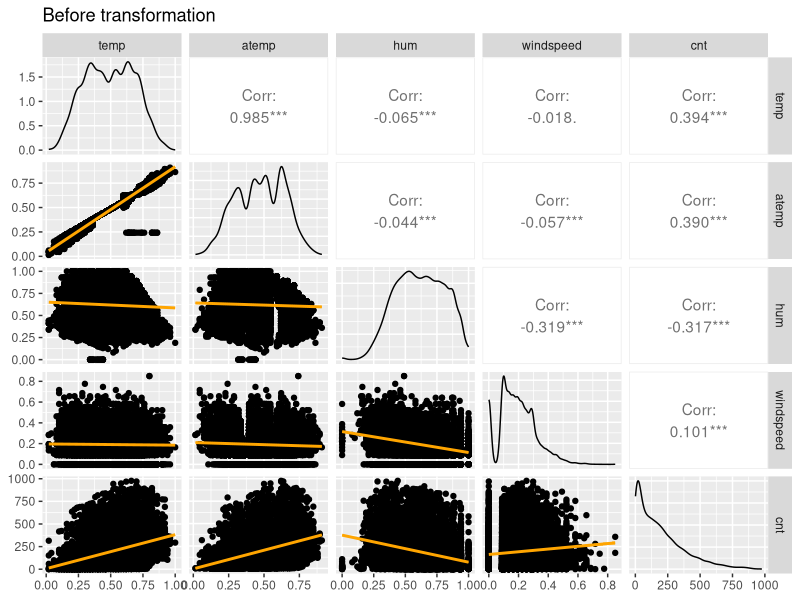
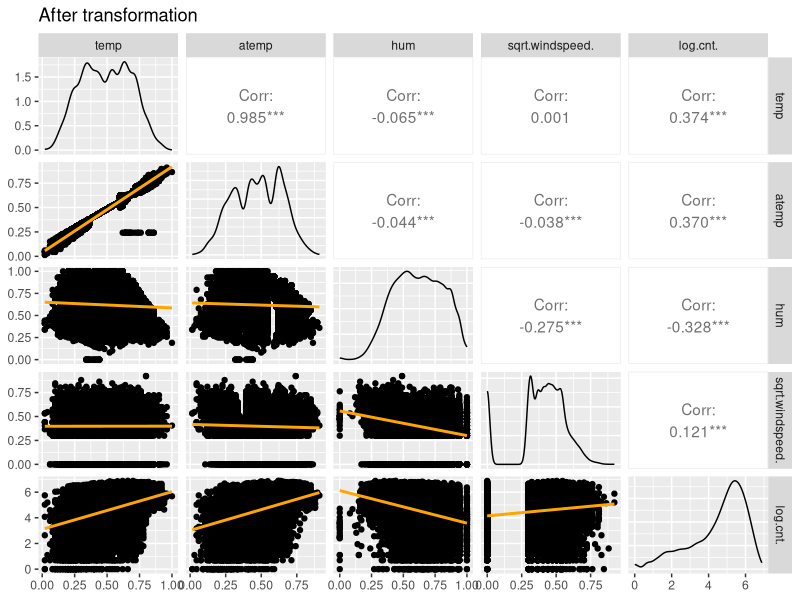
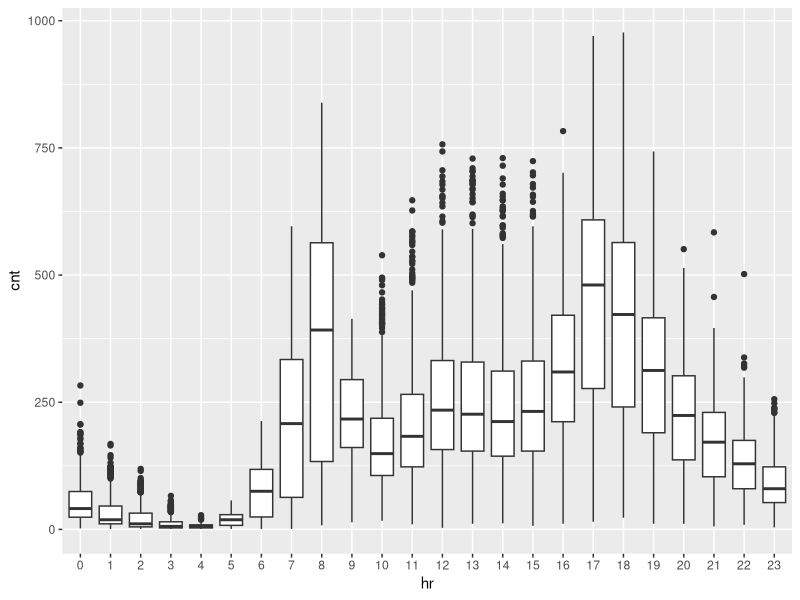
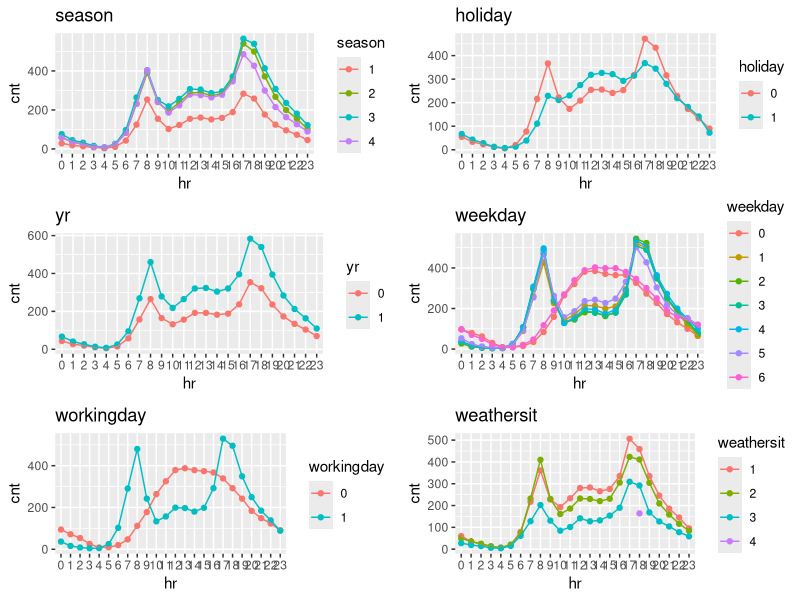
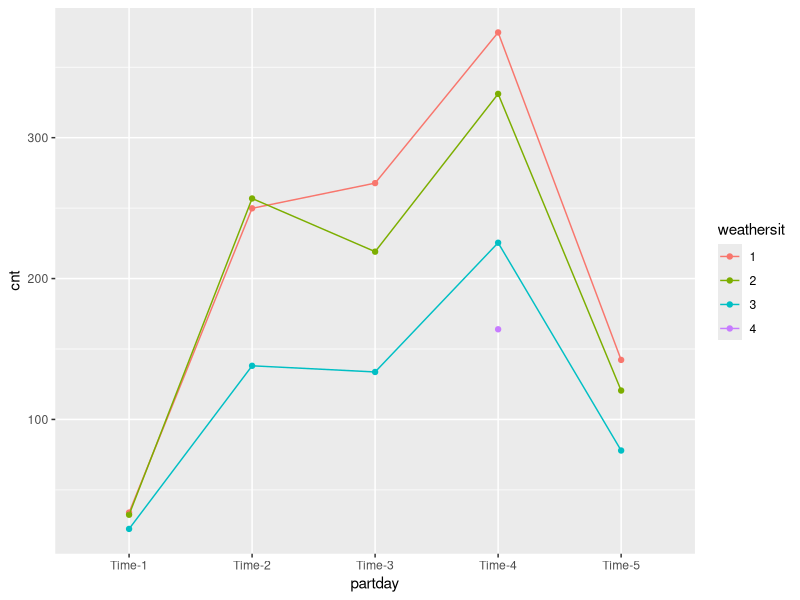
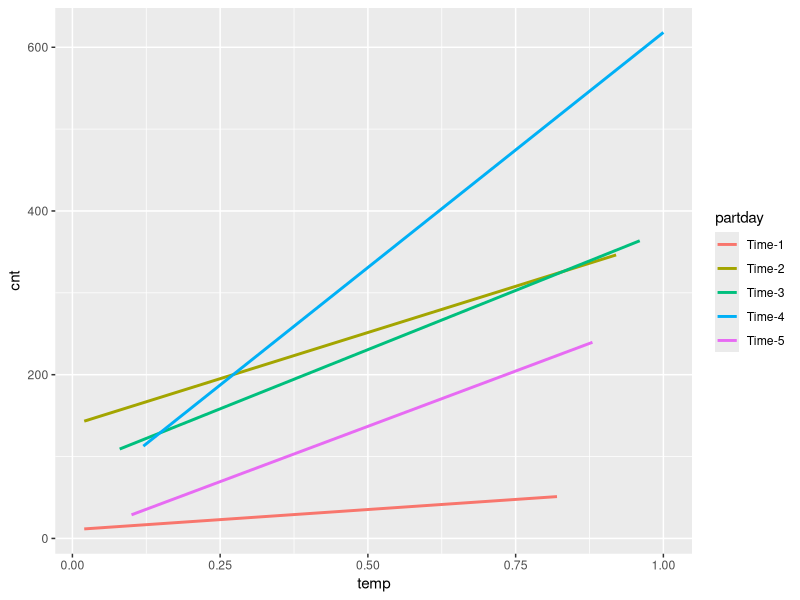
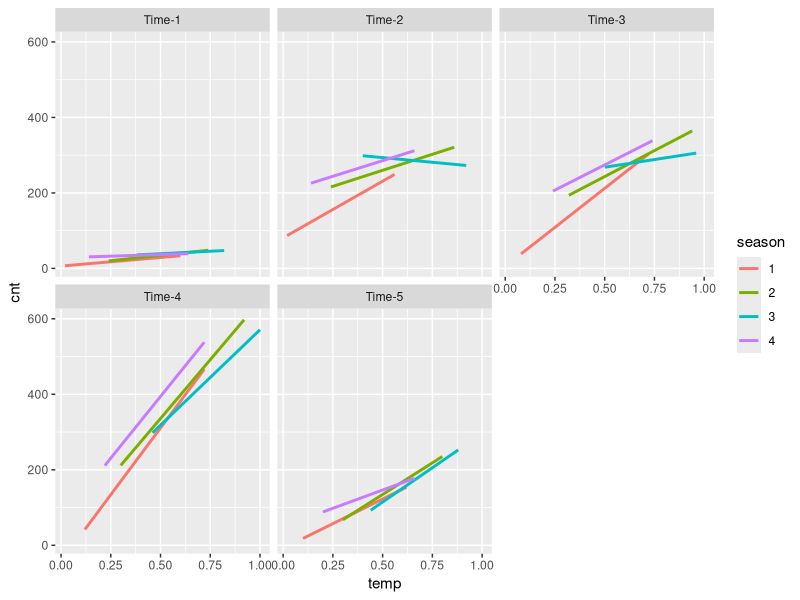
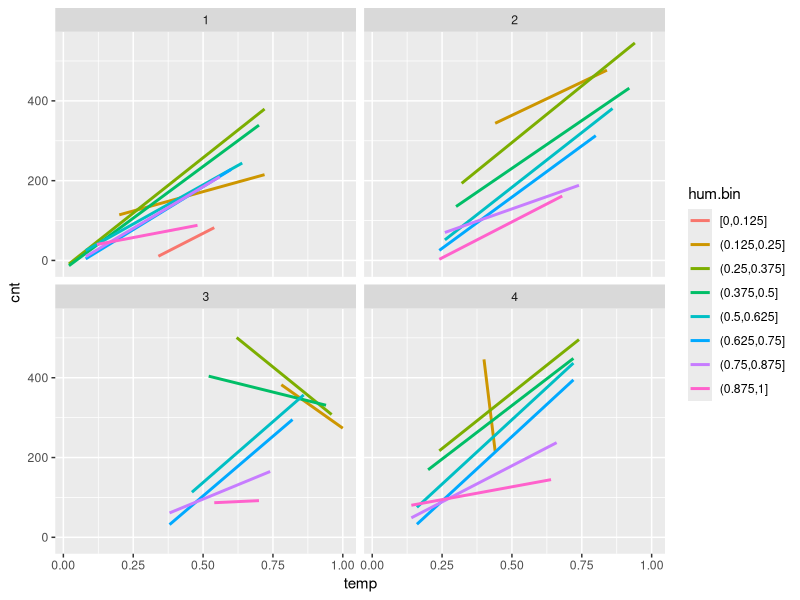

Source code (R) for these figures, in order:
## ---- chunk 1
library(ggplot2)
library(GGally)
library(plyr)
library(grid)
library(car)
library(broom)
library(Metrics)
library(randomForest)
library(e1071)
library(MASS) 
library(mda)
## ---- chunk 2
setwd("C:\\Users\\admin\\Desktop\\EDA\\New folder")
bike = read.csv("hour_bike.csv")
## ---- chunk 3
head(bike,n=5)
## ---- chunk 4
bike[,c("season","yr","mnth","hr","holiday","weekday","workingday","weathersit")] = lapply(bike[,c("season","yr","mnth","hr","holiday","weekday","workingday","weathersit")],FUN=as.factor)
bike$dteday = as.Date(bike$dteday,format="%d-%m-%Y")
bike$std.temp = as.numeric(scale(bike$temp))
bike$std.atemp = as.numeric(scale(bike$atemp))
bike$std.hum = as.numeric(scale(bike$hum))
bike$std.windspeed = as.numeric(scale(sqrt(bike$windspeed)))
## ---- chunk 5
#Proxy variable for hr
partday = function(x)
{
  if(x%in%c("0","1","2","3","4","5","6"))
  {
    return("Time-1")
  }
  else if(x%in%c("7","8","9","10"))
  {
    return("Time-2")
  }
  else if(x%in%c("11","12","13","14","15"))
  {
    return("Time-3")
  }
  else if(x%in%c("16","17","18","19","20"))
  {
    return("Time-4")
  }
  else
  {
    return("Time-5")
  }
}
bike$partday = sapply(bike$hr,partday)
train = bike[bike$type=="train",-18]
## ---- chunk 6
fn <- function(data,mapping)
{
  p = ggplot(data=data,mapping=mapping)+geom_point()+geom_smooth(method="lm",fill="orange",color="orange")
  p
}
ggpairs(train[,c("temp","atemp","hum","windspeed","cnt")],lower=list(continuous=fn))+labs(title="Before transformation")
## ---- chunk 7
ggpairs(data.frame("temp"=train$temp,"atemp"=train$atemp,"hum"=train$hum,"sqrt(windspeed)"=sqrt(train$windspeed),"log(cnt)"=log(train$cnt)),lower=list(continuous=fn))+labs(title="After transformation")
## ---- chunk 8
ggplot(train,aes(x=hr,y=cnt))+geom_boxplot()
bike.day = aggregate(cnt~dteday,FUN=sum,data=bike)
bike.day$dteday = as.Date(bike.day$dteday)
bike.day$std.cnt = (bike.day$cnt-mean(bike.day$cnt))/sd(bike.day$cnt)
## ---- chunk 9
g1 = ggplot(train,aes(x=hr,y=cnt,colour=season,group=season))+stat_summary(fun.y=mean,geom="point")+stat_summary(fun.y=mean,geom="line")+labs(title="season")
g2 = ggplot(train,aes(x=hr,y=cnt,colour=holiday,group=holiday))+stat_summary(fun.y=mean,geom="point")+stat_summary(fun.y=mean,geom="line")+labs(title="holiday")
g3 = ggplot(train,aes(x=hr,y=cnt,colour=yr,group=yr))+stat_summary(fun.y=mean,geom="point")+stat_summary(fun.y=mean,geom="line")+labs(title="yr")
g4 = ggplot(train,aes(x=hr,y=cnt,colour=weekday,group=weekday))+stat_summary(fun.y=mean,geom="point")+stat_summary(fun.y=mean,geom="line")+labs(title="weekday")
g5 = ggplot(train,aes(x=hr,y=cnt,colour=workingday,group=workingday))+stat_summary(fun.y=mean,geom="point")+stat_summary(fun.y=mean,geom="line")+labs(title="workingday")
g6 = ggplot(train,aes(x=hr,y=cnt,colour=weathersit,group=weathersit))+stat_summary(fun.y=mean,geom="point")+stat_summary(fun.y=mean,geom="line")+labs(title="weathersit")

#graph 3
grid.newpage()
pushViewport(viewport(layout=grid.layout(3,2)))
vplayout = function(x,y) viewport(layout.pos.row=x,layout.pos.col=y)
print(g1,vp=vplayout(1,1))
print(g2,vp=vplayout(1,2))
print(g3,vp=vplayout(2,1))
print(g4,vp=vplayout(2,2))
print(g5,vp=vplayout(3,1))
print(g6,vp=vplayout(3,2))
## ---- chunk 10
train$hum.bin = cut_interval(train$hum,8)
ggplot(train,aes(x=partday,y=cnt,colour=weathersit,group=weathersit))+stat_summary(fun.y=mean,geom="point")+stat_summary(fun.y=mean,geom="line")
## ---- chunk 11
ggplot(train,aes(x=temp,y=cnt,group=partday,color=partday))+geom_smooth(method="lm",se=FALSE)
## ---- chunk 12
ggplot(train,aes(x=temp,y=cnt,group=season,color=season))+geom_smooth(method="lm",se=FALSE)+facet_wrap(~partday,drop=FALSE)
## ---- chunk 13
ggplot(train,aes(x=temp,y=cnt,group=hum.bin,color=hum.bin))+geom_smooth(method="lm",se=FALSE)+facet_wrap(~season,drop=FALSE)
## ---- chunk 14
ggplot(train,aes(x=temp,y=cnt))+geom_smooth()+facet_wrap(~cut_number(windspeed,4)+cut_number(hum,4),drop=FALSE)
## ---- chunk 15
ggplot(train,aes(x=hr,y=cnt,colour=workingday,group=workingday))+stat_summary(fun.y=mean,geom="point")+stat_summary(fun.y=mean,geom="line")
## ---- chunk 16
#Full model with interactions
weatherint = "temp+hum+sqrt(windspeed)+weathersit+season+hr+temp:hum+temp:sqrt(windspeed)+temp:season+hum:season+sqrt(windspeed):season+temp:hum:season+temp:sqrt(windspeed):season+temp:hum:hr+sqrt(windspeed):hum:hr+hum:sqrt(windspeed):season+hr:season+temp:hr:season+hum:hr:season+temp:hr"
dayint = "yr+weekday+workingday+weekday:hr+workingday:hr"
form.log = paste0("log(cnt)~",weatherint,"+",dayint)
form = formula(paste0("cnt~",weatherint,"+",dayint))
m.log = lm(formula=form.log,data=train)
m = lm(formula=form,data=train)

## ---- chunk 17
Anova(m.log)
## ---- chunk 18
test = bike[bike$type=="test",-18]
test$p.log.cnt = predict(m.log,newdata=test)
paste0("RMSLE: ",rmsle(test$cnt,exp(test$p.log.cnt)))
write.csv(exp(test$p.log.cnt),file="out.csv")
## ---- chunk 19
lm.m = augment(m)
lm.m.log = augment(m.log)
names(lm.m.log)[1] = "cnt"
lm.m$transf = "none"
lm.m.log$transf = "log"
lm.df = rbind(lm.m,lm.m.log)
lm.df$transf = as.factor(lm.df$transf)

ggplot(data=lm.df,aes(x=.fitted,y=.resid))+geom_point()+geom_smooth()+geom_abline(slope=0,intercept=0)+facet_wrap(~transf,scales="free")
## ---- chunk 20
ggplot(lm.df,aes(x=.resid))+geom_density()+facet_wrap(~transf,scales="free")
## ---- chunk 21
n = nrow(lm.df)/2
f.value = (0.5:(n-0.5))/n
fitted = sort(lm.m.log$.fitted)-mean(lm.m.log$.fitted)
residual = sort(lm.m.log$.resid)
df.1 = data.frame("values"=c(fitted,residual),"type"=c(rep("fitted-log",n),rep("residuals-log",n)),"f.value"=c(f.value,f.value))
ggplot(df.1,aes(x=f.value,y=values))+geom_point()+facet_wrap(~type)
## ---- chunk 22
bike$cntbin = cut_interval(bike$cnt,4)
train = bike[bike$type=="train",-18]
test = bike[bike$type=="test",-18]
cntbin = test$cntbin
lda.form = formula("cntbin~temp+hum+sqrt(windspeed)+weathersit+season+hr+temp:hum+temp:sqrt(windspeed)+temp:season+hum:season+sqrt(windspeed):season+temp:hum:season+temp:sqrt(windspeed):season+temp:hum:hr+sqrt(windspeed):hum:hr+hum:sqrt(windspeed):season+hr:season+temp:hr:season+hum:hr:season+yr+weekday+workingday+weekday:hr+workingday:hr")
m.lda = lda(lda.form,data=train)
p.lda = predict(m.lda,newdata=test)
ggplot(data.frame(LD1=p.lda$x[,1],LD2=p.lda$x[,2],cnt.type=cntbin),aes(x=LD1,y=LD2,group=cnt.type,color=cnt.type))+geom_point()
## ---- chunk 23
sum(diag(table(actual=test$cntbin,pred=p.lda$class)))/sum(table(actual=test$cntbin,pred=p.lda$class))
## ---- chunk 24
tm = lm(std.cnt~dteday,data=bike.day)
tm.df = augment(tm)
trend = tm.df$.fitted-mean(tm.df$.fitted)
nday = as.numeric(bike.day$dteday)
g1 = ggplot(bike.day,aes(x=nday,y=std.cnt))+geom_point()+geom_line()+geom_smooth()+labs(title="Plot by day")
g2 = ggplot(tm.df,aes(x=nday,y=trend))+geom_point()+geom_line()+geom_abline(slope=0,intercept=0)+labs(title="Trend")+ylim(-3,3)
tlm = loess(tm.df$.resid~nday)
tlm.df = augment(tlm)
g3 = ggplot(tlm.df,aes(x=nday,y=.fitted))+geom_point()+geom_line()+geom_abline(slope=0,intercept=0)+labs(title="Seasonality")+ylim(-3,3)
g4 = ggplot(tlm.df,aes(x=nday,y=.resid))+geom_point()+geom_line()+geom_abline(slope=0,intercept=0)+labs(title="Residuals")+ylim(-3,3)


## ---- chunk 25
grid.newpage()
pushViewport(viewport(layout=grid.layout(1,3)))
vplayout = function(x,y) viewport(layout.pos.row=x,layout.pos.col=y)
print(g2,vp=vplayout(1,1))
print(g3,vp=vplayout(1,2))
print(g4,vp=vplayout(1,3))
